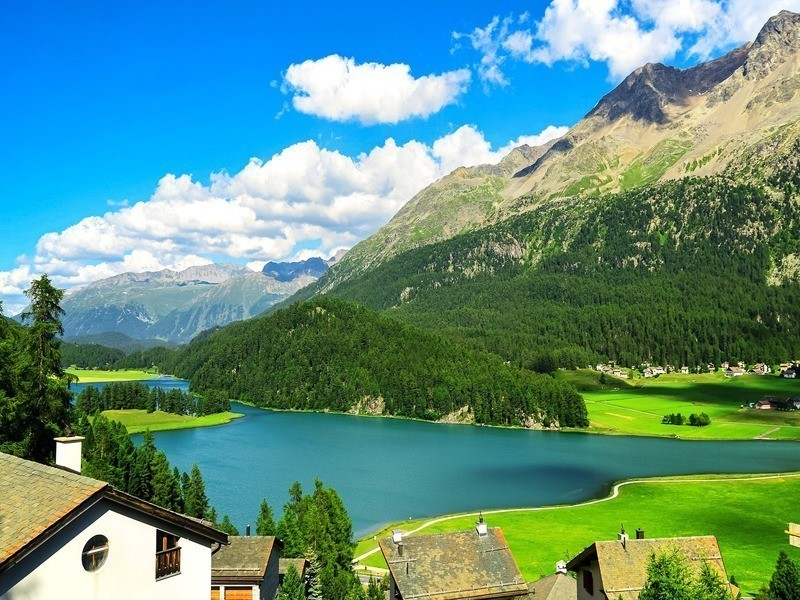
#> input picture k-means/img2.jpg, 800 x 600 px, found by its file name
$ python k-means_algorithm.py
#> lines starting #> are read from the running program, lines starting #| are printed output that depends on the picture
import cv2
import numpy as np

#----------------------圖片載入-----------------------------

# 載入圖片
img = cv2.imread("D:\\Python\\trainnig\\k-means\\img2.jpg")
#> img is the input picture: shape (600, 800, 3); mean B, G, R 132.9, 145, 95.9
h, w, c = img.shape
#> h = 600; w = 800; c = 3

# 分離 BGR影像
b, g, r = img[:,:,0],img[:,:,1],img[:,:,2]
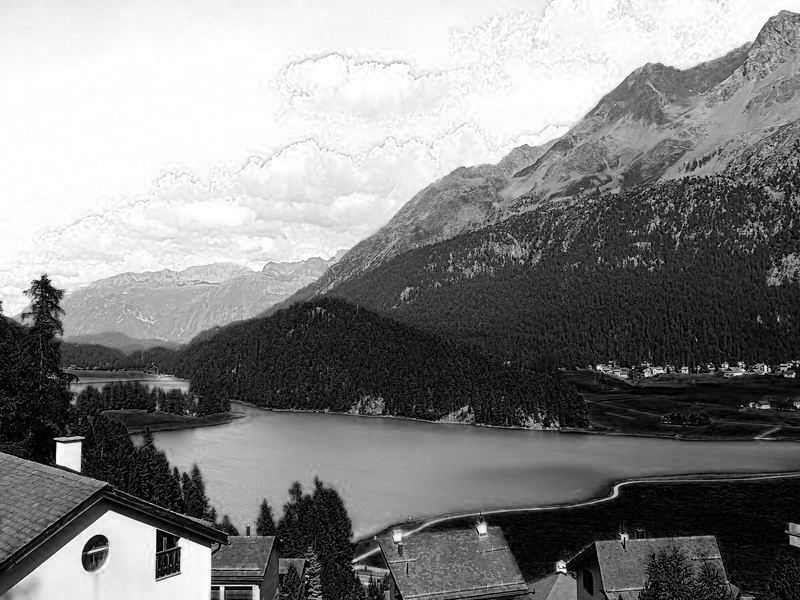
#> b: shape (600, 800); min 0, max 255, mean 132.9
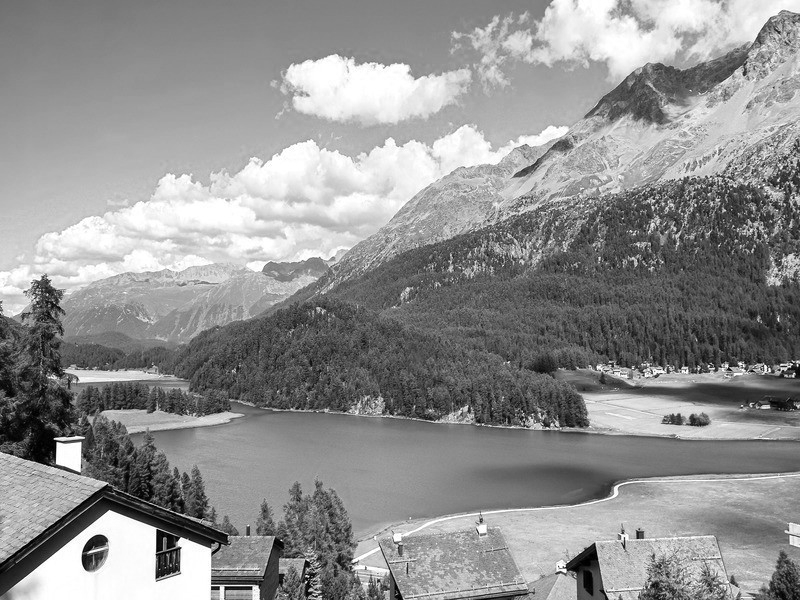
#> g: shape (600, 800); min 0, max 255, mean 145
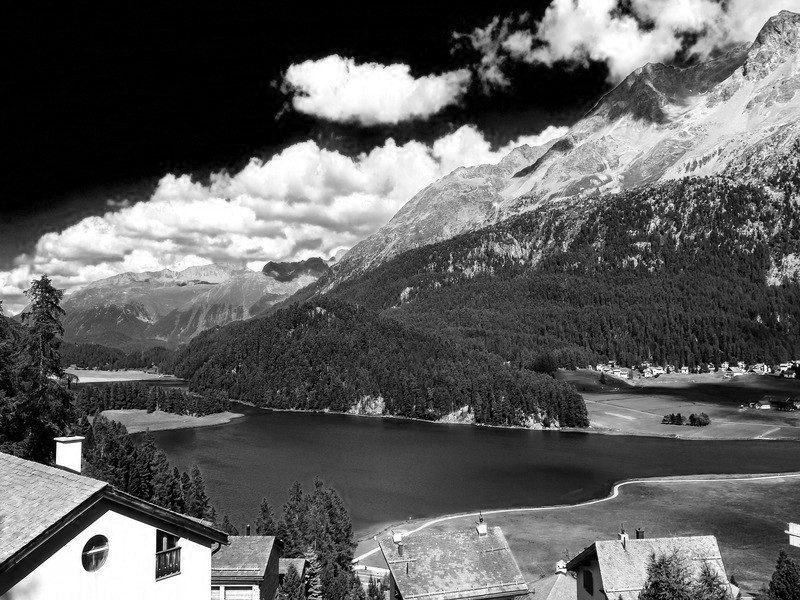
#> r: shape (600, 800); min 0, max 255, mean 95.9

# 調整 image 為三維 b,g,r的灰階值  (-1)代表np由剩下的維度計算 (x,y)改成1維
img = np.reshape(img,(-1,3)) #(230400,3) b,g,r的灰階值
imgB = np.reshape(b,(-1,1))  #(230400,1)


#------------------- 設定隨機數---------------------------------
# k聚類中心數量
k = 3

rand = np.random.randint(low= 0, high=(h*w), size=k) # 隨機取K個數，範圍h*w
#> rand = [461484, 305711, 435829]
clustering = imgB[rand] # k個灰階值 存入列表，當成聚類中心
#> clustering = [26, 46, 100]
cluster_new = np.zeros((k,1),dtype=np.int32) # 新聚類中心
#print(clustering[0],clustering[1],clustering[2],clustering.shape,clustering)

#---------------------設定初始值---------------------------
# 存放距離與灰階值
Team = np.zeros(((h*w),2),dtype=np.int32)

# 距離判斷初始值
temp_distance = 257

# 存放群組的灰階值
group1 = []
group2 = []
group3 = []

# 迴圈初始值
delta = 100

#--------------------------------------------------------------------------
# 重複迴圈值到 群集中心的差異收斂
while delta > 1:
# 掃過整張圖的像素
    for i in range(h*w):

        for j in range(k): # Step1. 計算像素到每個聚類中心的距離

            distance = np.sqrt((clustering[j]-imgB[i])**2)  # 距離 = 平方差開根號  (算每個像素與聚類中心灰階值的差異)
            if distance < temp_distance: # 找出最短距離
                temp_distance = distance # 存入距離到暫存繼續判斷用
                flag = j # 存入最短距離是哪群

        Team[i,0] = distance # 存入距離到像素位置
        Team[i,1] = flag # 記錄像素的群族
        temp_distance = 257 # 初始化距離
        # print(Team[i,0],Team[i,1])


    # Step2 .分類每個像素點
    for i in range(h*w):

        # 分類群組 存入灰階值
        if np.int32(Team[i,1]) == 0:
            group1.append(imgB[i])
            #print(group1)

        elif np.int32(Team[i,1]) == 1:
            group2.append(imgB[i])
            #print(group2)

        elif np.int32(Team[i,1]) == 2:
            group3.append(imgB[i])
            #print(group3)

    # Step3. 找出新的聚類平均值
    cluster_new[0] = np.nan_to_num(np.mean(group1)) # 遇到警告 Mean of empty slice. 把nan→0
    cluster_new[1] = np.nan_to_num(np.mean(group2))
    cluster_new[2] = np.nan_to_num(np.mean(group3))
    #print(cluster_new[0],cluster_new[1],cluster_new[2])

    # 計算新舊群聚中心的差異
    d1 = np.sum(clustering)
    d2 = np.sum(cluster_new)
    delta = np.abs(d2- d1)
    clustering = cluster_new #更新群集中心
    print(delta)
#> this loop made 2 passes
#> (d1, delta) on pass 1: (172, 223)
#| 223.0
#> after the loop, Team = 480000 pairs, first value 0 to 128, second value 0 to 2; cluster_new = [75, 191, 127]; flag = 0; group1 = 385277 items; group2 = 398378 items; group3 = 176345 items


print("end",delta)
